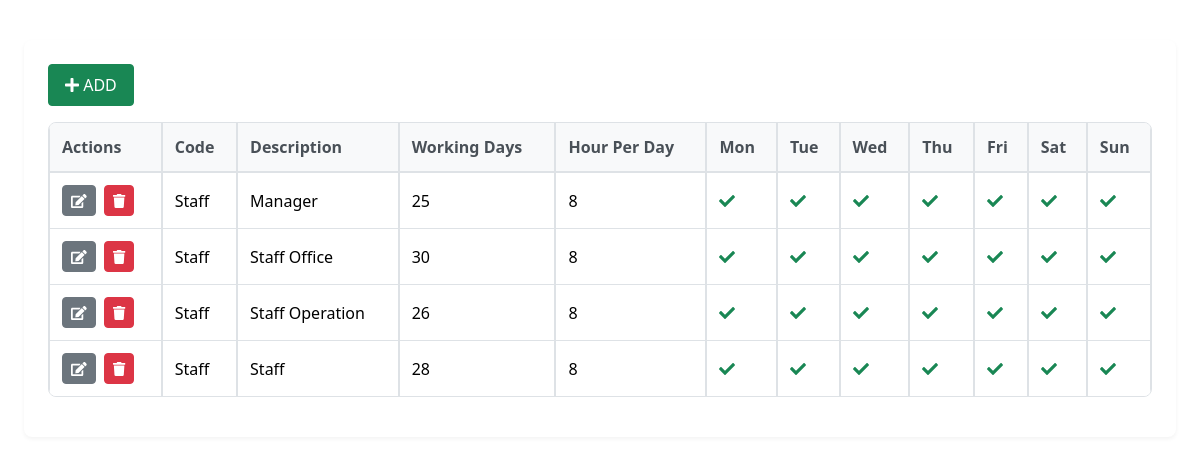
Screenshot of /view/PayrollSetting/index.php with the database file from the repository.
### tables this page shows
CREATE TABLE `prpaypolicy` (
  `id` int(11) NOT NULL,
  `code` varchar(50) DEFAULT NULL,
  `description` text DEFAULT NULL,
  `workday` int(11) DEFAULT NULL,
  `hourperday` float DEFAULT NULL,
  `hourperweek` float DEFAULT NULL,
  `fromdate` date DEFAULT NULL,
  `todate` date DEFAULT NULL,
  `mon` tinyint(1) DEFAULT 0,
  `monhours` float DEFAULT 0,
  `tues` tinyint(1) DEFAULT 0,
  `tueshours` float DEFAULT 0,
  `wed` tinyint(1) DEFAULT 0,
  `wedhours` float DEFAULT 0,
  `thur` tinyint(1) DEFAULT 0,
  `thurhours` float DEFAULT 0,
  `fri` tinyint(1) DEFAULT 0,
  `frihours` float DEFAULT 0,
  `sat` tinyint(1) DEFAULT 0,
  `sathours` float DEFAULT 0,
  `sun` tinyint(1) DEFAULT 0,
  `sunhours` float DEFAULT 0,
  `tue` tinyint(4) DEFAULT 0,
  `tueHours` int(11) DEFAULT 8,
  `thu` tinyint(4) DEFAULT 0,
  `thuHours` int(11) DEFAULT 8
);

### view/PayrollSetting/index.php (the view, shortened to what this page needs)
<?php
include("../../root/Header.php");
include("../../Config/conect.php");
?>
<link href="https://cdn.datatables.net/1.13.7/css/dataTables.bootstrap5.min.css" rel="stylesheet">
<link href="https://cdn.datatables.net/responsive/2.5.0/css/responsive.bootstrap5.min.css" rel="stylesheet">
<link href="https://cdn.jsdelivr.net/npm/sweetalert2@11.7.32/dist/sweetalert2.min.css" rel="stylesheet">
<div class="container-fluid mt-3">
    <div class="card">
        <div class="card-body">
            <div class="d-flex justify-content-start mb-3">
                <a href="create.php" class="btn btn-success me-2">
                    <i class="fas fa-plus"></i> ADD
                </a>
            </div>
            <table class="table table-bordered" id="payrollSettingTable">
                <thead>
                    <tr>
                        <th>Actions</th>
                        <th>Code</th>
                        <th>Description</th>
                        <th>Working Days</th>
                        <th>Hour Per Day</th>
                        <th>Mon</th>
                        <th>Tue</th>
                        <th>Wed</th>
                        <th>Thu</th>
                        <th>Fri</th>
                        <th>Sat</th>
                        <th>Sun</th>
                    </tr>
                </thead>
                <tbody>
                    <?php
                    $sql = "SELECT * FROM prpaypolicy ORDER BY id DESC";
                    $result = $con->query($sql);
                    if ($result && $result->num_rows > 0) {
                        while ($row = $result->fetch_assoc()) {
                            echo "<tr>";
                            echo "<td>
                                    <a href='edit.php?id=" . $row['id'] . "' class='btn btn-sm btn-secondary me-1'><i class='fas fa-edit'></i></a>
                                    <button type='button' class='btn btn-sm btn-danger delete-btn' data-id='" . $row['id'] . "'><i class='fas fa-trash'></i></button>
                                  </td>";
                            echo "<td>" . htmlspecialchars($row['code']) . "</td>";
                            echo "<td>" . htmlspecialchars($row['description']) . "</td>";
                            echo "<td>" . htmlspecialchars($row['workday']) . "</td>";
                            echo "<td>" . htmlspecialchars($row['hourperday']) . "</td>";
                            echo "<td>
                                " . ($row['mon'] ? "<i class='fas fa-check text-success'></i>" : "<i class='fas fa-times text-danger'></i>") . "
                              </td>";
                            echo "<td>
                                " . ($row['tues'] ? "<i class='fas fa-check text-success'></i>" : "<i class='fas fa-times text-danger'></i>") . "
                              </td>";
                            echo "<td>
                                " . ($row['wed'] ? "<i class='fas fa-check text-success'></i>" : "<i class='fas fa-times text-danger'></i>") . "
                              </td>";
                            echo "<td>
                                " . ($row['thur'] ? "<i class='fas fa-check text-success'></i>" : "<i class='fas fa-times text-danger'></i>") . "
                              </td>";
                            echo "<td>
                                " . ($row['fri'] ? "<i class='fas fa-check text-success'></i>" : "<i class='fas fa-times text-danger'></i>") . "
                              </td>";
                            echo "<td>
                                " . ($row['sat'] ? "<i class='fas fa-check text-success'></i>" : "<i class='fas fa-times text-danger'></i>") . "
                              </td>";
                            echo "<td>
                                " . ($row['sun'] ? "<i class='fas fa-check text-success'></i>" : "<i class='fas fa-times text-danger'></i>") . "
                              </td>";
                            echo "</tr>";
                        }
                    }
                    ?>
                </tbody>
            </table>
        </div>
    </div>
</div>

### Style/style.css (style rules this page uses)
.container-fluid { padding: 15px; }

### view/PayrollSetting/index.php (style rules this page uses)
.table { border-collapse: separate; border-spacing: 0; width: 100%; border: 1px solid #dee2e6; border-radius: 8px; overflow: hidden; }
.table thead th { background-color: #f8f9fa; border-bottom: 2px solid #dee2e6; color: #495057; font-weight: 600; padding: 12px; text-align: left; white-space: nowrap; }
.table tbody td { padding: 12px; vertical-align: middle; border-bottom: 1px solid #dee2e6; }
.table tbody tr:last-child td { border-bottom: none; }
.btn-success { background-color: #198754; border-color: #198754; color: white; padding: 8px 16px; border-radius: 4px; }
.card { border: none; border-radius: 8px; box-shadow: 0 2px 4px rgba(0, 0, 0, .05); margin-bottom: 24px; }
.card-body { padding: 24px; }
.btn-sm { padding: 4px 8px; font-size: 0.875rem; border-radius: 4px; }
.btn-secondary { background-color: #6c757d; border-color: #6c757d; }
.btn-danger { background-color: #dc3545; border-color: #dc3545; }
.container-fluid { padding: 24px; }

### rows the page displays
prpaypolicy: code "Staff", description "Manager", workday "25", hourperday "8", mon 1 (drawn), tues 1 (drawn), wed 1 (drawn), thur 1 (drawn), fri 1 (drawn), sat 1 (drawn), sun 1 (drawn)
prpaypolicy: code "Staff", description "Staff Office", workday "30", hourperday "8", mon 1 (drawn), tues 1 (drawn), wed 1 (drawn), thur 1 (drawn), fri 1 (drawn), sat 1 (drawn), sun 1 (drawn)
prpaypolicy: code "Staff", description "Staff Operation", workday "26", hourperday "8", mon 1 (drawn), tues 1 (drawn), wed 1 (drawn), thur 1 (drawn), fri 1 (drawn), sat 1 (drawn), sun 1 (drawn)
prpaypolicy: code "Staff", description "Staff", workday "28", hourperday "8", mon 1 (drawn), tues 1 (drawn), wed 1 (drawn), thur 1 (drawn), fri 1 (drawn), sat 1 (drawn), sun 1 (drawn)
